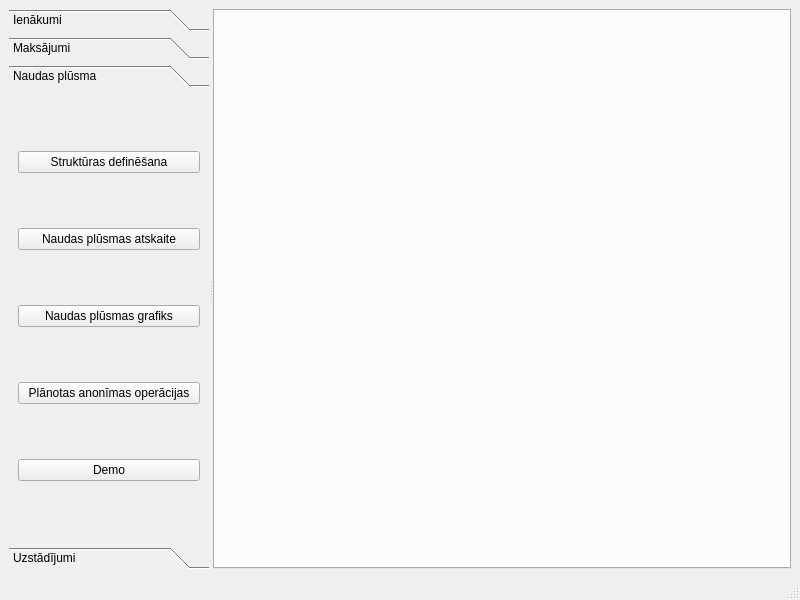
<?xml version="1.0" encoding="UTF-8"?>
<ui version="4.0">
 <class>MainWindow</class>
 <widget class="QMainWindow" name="MainWindow">
  <property name="geometry">
   <rect>
    <x>0</x>
    <y>0</y>
    <width>800</width>
    <height>600</height>
   </rect>
  </property>
  <property name="windowTitle">
   <string>Naudas plūsma</string>
  </property>
  <widget class="QWidget" name="centralwidget">
   <layout class="QVBoxLayout" name="verticalLayout">
    <item>
     <widget class="QSplitter" name="splitter">
      <property name="orientation">
       <enum>Qt::Horizontal</enum>
      </property>
      <widget class="QToolBox" name="toolBox">
       <property name="minimumSize">
        <size>
         <width>100</width>
         <height>0</height>
        </size>
       </property>
       <property name="maximumSize">
        <size>
         <width>200</width>
         <height>16777215</height>
        </size>
       </property>
       <property name="baseSize">
        <size>
         <width>200</width>
         <height>0</height>
        </size>
       </property>
       <property name="currentIndex">
        <number>2</number>
       </property>
       <widget class="QWidget" name="page_customers">
        <property name="geometry">
         <rect>
          <x>0</x>
          <y>0</y>
          <width>142</width>
          <height>167</height>
         </rect>
        </property>
        <attribute name="label">
         <string>Ienākumi</string>
        </attribute>
        <layout class="QVBoxLayout" name="verticalLayout_2">
         <item>
          <widget class="QPushButton" name="button_Customers">
           <property name="text">
            <string>Klienti</string>
           </property>
          </widget>
         </item>
         <item>
          <widget class="QPushButton" name="button_CustomersInvoicesCleared">
           <property name="text">
            <string>Apmaksātie rēķini</string>
           </property>
          </widget>
         </item>
         <item>
          <widget class="QPushButton" name="button_CustomersInvoicesUncleared">
           <property name="text">
            <string>Neapmaksātie rēķini</string>
           </property>
          </widget>
         </item>
         <item>
          <widget class="QPushButton" name="button_CustomersPayments">
           <property name="text">
            <string>Maksājumi</string>
           </property>
          </widget>
         </item>
         <item>
          <widget class="QPushButton" name="button_CustomersCreditnotes">
           <property name="text">
            <string>Kredītrēķini</string>
           </property>
          </widget>
         </item>
        </layout>
       </widget>
       <widget class="QWidget" name="page_vendors">
        <property name="geometry">
         <rect>
          <x>0</x>
          <y>0</y>
          <width>142</width>
          <height>167</height>
         </rect>
        </property>
        <attribute name="label">
         <string>Maksājumi</string>
        </attribute>
        <layout class="QVBoxLayout" name="verticalLayout_5">
         <item>
          <widget class="QPushButton" name="button_Vendors">
           <property name="text">
            <string>Piegādātāji</string>
           </property>
          </widget>
         </item>
         <item>
          <widget class="QPushButton" name="button_VendorsInvoicesCleared">
           <property name="text">
            <string>Apmaksātie rēķini</string>
           </property>
          </widget>
         </item>
         <item>
          <widget class="QPushButton" name="button_VendorsInvoicesUncleared">
           <property name="text">
            <string>Neapmaksātie rēķini</string>
           </property>
          </widget>
         </item>
         <item>
          <widget class="QPushButton" name="button_VendorsPayments">
           <property name="text">
            <string>Maksājumi</string>
           </property>
          </widget>
         </item>
         <item>
          <widget class="QPushButton" name="button_VendorsCreditnotes">
           <property name="text">
            <string>Kredītrēķini</string>
           </property>
          </widget>
         </item>
        </layout>
       </widget>
       <widget class="QWidget" name="page_cashflow">
        <property name="geometry">
         <rect>
          <x>0</x>
          <y>0</y>
          <width>200</width>
          <height>414</height>
         </rect>
        </property>
        <attribute name="label">
         <string>Naudas plūsma</string>
        </attribute>
        <layout class="QVBoxLayout" name="verticalLayout_3">
         <item>
          <widget class="QPushButton" name="button_CashFlowDefinition">
           <property name="text">
            <string>Struktūras definēšana</string>
           </property>
          </widget>
         </item>
         <item>
          <widget class="QPushButton" name="button_CashFlowReport">
           <property name="text">
            <string>Naudas plūsmas atskaite</string>
           </property>
          </widget>
         </item>
         <item>
          <widget class="QPushButton" name="button_CashFlowGraph">
           <property name="text">
            <string>Naudas plūsmas grafiks</string>
           </property>
          </widget>
         </item>
         <item>
          <widget class="QPushButton" name="button_PlannedAnonymousOperations">
           <property name="text">
            <string>Plānotas anonīmas operācijas</string>
           </property>
          </widget>
         </item>
         <item>
          <widget class="QPushButton" name="button_Demo">
           <property name="text">
            <string>Demo</string>
           </property>
          </widget>
         </item>
        </layout>
       </widget>
       <widget class="QWidget" name="page_Settings">
        <property name="geometry">
         <rect>
          <x>0</x>
          <y>0</y>
          <width>98</width>
          <height>136</height>
         </rect>
        </property>
        <attribute name="label">
         <string>Uzstādījumi</string>
        </attribute>
        <layout class="QVBoxLayout" name="verticalLayout_4">
         <item>
          <widget class="QPushButton" name="pushButton">
           <property name="text">
            <string>Datubāze</string>
           </property>
          </widget>
         </item>
         <item>
          <widget class="QPushButton" name="pushButton_3">
           <property name="text">
            <string>Datu avoti</string>
           </property>
          </widget>
         </item>
         <item>
          <widget class="QPushButton" name="pushButton_2">
           <property name="text">
            <string>Lietotāji</string>
           </property>
          </widget>
         </item>
         <item>
          <widget class="QPushButton" name="button_Accounts">
           <property name="text">
            <string>Kontu plāns</string>
           </property>
          </widget>
         </item>
        </layout>
       </widget>
      </widget>
      <widget class="QTabWidget" name="tabWidget">
       <property name="tabShape">
        <enum>QTabWidget::Rounded</enum>
       </property>
       <property name="currentIndex">
        <number>-1</number>
       </property>
       <property name="tabsClosable">
        <bool>true</bool>
       </property>
      </widget>
     </widget>
    </item>
   </layout>
  </widget>
  <widget class="QMenuBar" name="menubar">
   <property name="geometry">
    <rect>
     <x>0</x>
     <y>0</y>
     <width>800</width>
     <height>22</height>
    </rect>
   </property>
  </widget>
  <widget class="QStatusBar" name="statusbar"/>
 </widget>
 <resources/>
 <connections/>
</ui>
